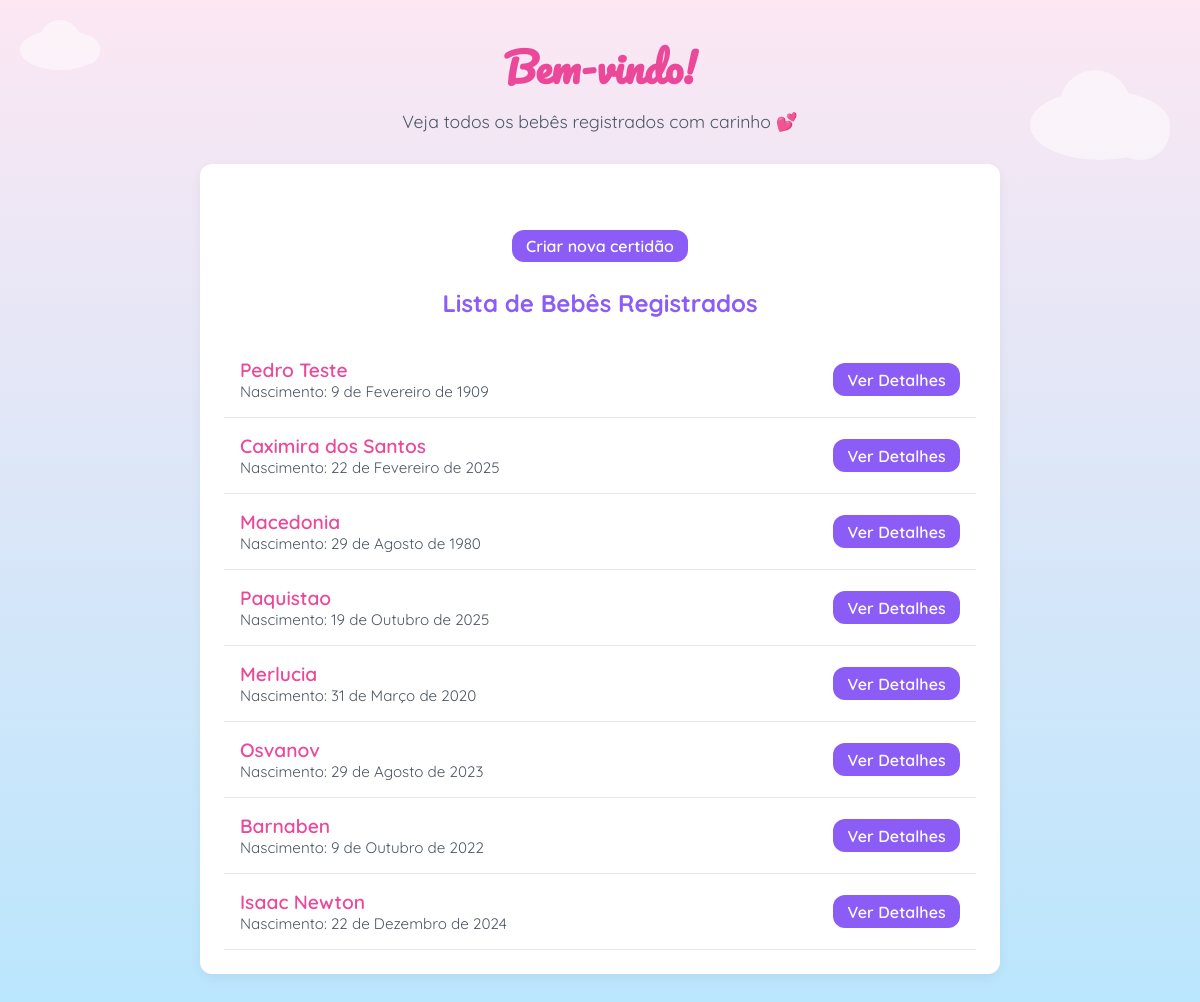
The page / on the database its author committed.
### certidao/models.py (models this page shows, shortened)
class CertidaoNascimento(models.Model):
    nome_crianca = models.CharField(max_length=255)
    sexo = models.CharField(max_length=10, choices=[('Masculino', 'Masculino'), ('Feminino', 'Feminino'), ('Outro', 'Outro')])
    data_nascimento = models.DateField()
    hora_nascimento = models.TimeField()
    local_nascimento = models.CharField(max_length=255)
    dnv = models.CharField("Declaração de Nascido Vivo", max_length=50, unique=True)
    nome_mae = models.CharField(max_length=255)
    nacionalidade_mae = models.CharField(max_length=100)
    naturalidade_mae = models.CharField(max_length=100)
    idade_mae = models.PositiveIntegerField()
    profissao_mae = models.CharField(max_length=100, blank=True, null=True)
    endereco_mae = models.TextField()
    nome_pai = models.CharField(max_length=255, blank=True, null=True)
    nacionalidade_pai = models.CharField(max_length=100, blank=True, null=True)
    naturalidade_pai = models.CharField(max_length=100, blank=True, null=True)
    idade_pai = models.PositiveIntegerField(blank=True, null=True)
    profissao_pai = models.CharField(max_length=100, blank=True, null=True)
    endereco_pai = models.TextField(blank=True, null=True)
    nome_avo_materno = models.CharField(max_length=255, blank=True, null=True)
    nome_avo_materna = models.CharField(max_length=255, blank=True, null=True)
    nome_avo_paterno = models.CharField(max_length=255, blank=True, null=True)
    nome_avo_paterna = models.CharField(max_length=255, blank=True, null=True)
    estado_civil_pais = models.CharField(
        max_length=50,
        choices=[
            ('Casados', 'Casados'),
            ('União Estável', 'União Estável'),
            ('Solteiros', 'Solteiros'),
            ('Separados', 'Separados'),
            ('Divorciados', 'Divorciados'),
            ('Outros', 'Outros'),
        ],
        blank=True,
        null=True
    )
    data_registro = models.DateField(auto_now_add=True)
    livro = models.CharField(max_length=20)
    folha = models.CharField(max_length=20)
    termo = models.CharField(max_length=20)
    nome_oficial_cartorio = models.CharField(max_length=255)
    nome_declarante = models.CharField(max_length=255)

### certidao/views.py (the view)
# urls.py: path('', CertidaoNascimentoListView.as_view(), name='certidao_list'),
class CertidaoNascimentoListView(ListView):
    model = CertidaoNascimento
    template_name = 'certidao_list.html'
    context_object_name = 'certidoes'

### certidao/templates/certidao_list.html (shortened to what this page needs)
<!DOCTYPE html>
<html lang="pt-br">
<head>
</head>
<body>
  <div class="cloud small"></div>
  <div class="cloud large"></div>
  <header>
    <h1>Bem-vindo!</h1>
    <p>Veja todos os bebês registrados com carinho 💕</p>
  </header>
<div class="baby-list">
  <div style="text-align: center; margin-top: 1rem; padding: 2rem;">
    <a class="btn-view" href="{% url 'certidao_create' %}">Criar nova certidão</a>
  </div>
  <h2 style="text-align:center; margin-bottom: 1.5rem; color: var(--secondary);">Lista de Bebês Registrados</h2>
  {% for certidao in certidoes %}
  <div class="baby-card">
    <div class="baby-info">
      <span class="baby-name">{{ certidao.nome_crianca }}</span>
      <span class="baby-date">Nascimento: {{ certidao.data_nascimento }}</span>
    </div>
    <a class="btn-view" href="{% url 'certidao_detail' certidao.pk %}">Ver Detalhes</a>
  </div>
  {% empty %}
  <p style="text-align: center; padding: 1rem;">Nenhum bebê registrado ainda.</p>
  {% endfor %}
</div>
</body>
</html>

### certidao/templates/certidao_list.html (style rules this page uses)
:root { --primary: #ec4899; --primary-hover: #db2777; --secondary: #8b5cf6; --secondary-hover: #7c3aed; --text-primary: #1f2937; --text-secondary: #4b5563; --radius: 0.75rem; --pink-light: #fce7f3; --blue-light: #bae6fd; --white: #ffffff; }
* { box-sizing: border-box; margin: 0; padding: 0; }
body { font-family: 'Quicksand', sans-serif; background: linear-gradient(to bottom, var(--pink-light), var(--blue-light)); min-height: 100vh; padding: 2rem 1rem; color: var(--text-primary); }
header { text-align: center; margin-bottom: 2rem; }
header h1 { font-family: 'Pacifico', cursive; font-size: 2.5rem; color: var(--primary); margin-bottom: 0.5rem; }
header p { font-size: 1.1rem; color: var(--text-secondary); }
.cloud { position: absolute; background: white; border-radius: 50%; opacity: 0.5; animation: float 8s ease-in-out infinite; }
.cloud::before, .cloud::after { content: ''; position: absolute; background: white; border-radius: 50%; }
.cloud.small { width: 80px; height: 40px; top: 30px; left: 20px; }
.cloud.small::before { width: 40px; height: 40px; top: -10px; left: 20px; }
.cloud.small::after { width: 30px; height: 30px; top: 5px; left: 50px; }
.cloud.large { width: 140px; height: 70px; top: 90px; right: 30px; }
.cloud.large::before { width: 70px; height: 70px; top: -20px; left: 30px; }
.cloud.large::after { width: 60px; height: 60px; top: 10px; left: 80px; }
.baby-list { max-width: 800px; margin: 0 auto; background: var(--white); border-radius: var(--radius); box-shadow: 0 4px 12px rgba(0, 0, 0, 0.05); padding: 1.5rem; animation: fadeIn 1s ease; }
.baby-card { padding: 1rem; border-bottom: 1px solid #e5e7eb; display: flex; justify-content: space-between; align-items: center; transition: background 0.3s ease; }
.baby-info { display: flex; flex-direction: column; }
.baby-name { font-weight: 600; font-size: 1.2rem; color: var(--primary); }
.baby-date { color: var(--text-secondary); font-size: 0.95rem; }
.btn-view { background-color: var(--secondary); color: white; padding: 0.4rem 0.9rem; border: none; border-radius: var(--radius); font-weight: 600; text-decoration: none; transition: background 0.3s ease; }

### rows shown on the page
CertidaoNascimento: nome_crianca "Pedro Teste", data_nascimento "9 de Fevereiro de 1909"
CertidaoNascimento: nome_crianca "Caximira dos Santos", data_nascimento "22 de Fevereiro de 2025"
CertidaoNascimento: nome_crianca "Macedonia", data_nascimento "29 de Agosto de 1980"
CertidaoNascimento: nome_crianca "Paquistao", data_nascimento "19 de Outubro de 2025"
CertidaoNascimento: nome_crianca "Merlucia", data_nascimento "31 de Março de 2020"
CertidaoNascimento: nome_crianca "Osvanov", data_nascimento "29 de Agosto de 2023"
CertidaoNascimento: nome_crianca "Barnaben", data_nascimento "9 de Outubro de 2022"
CertidaoNascimento: nome_crianca "Isaac Newton", data_nascimento "22 de Dezembro de 2024"
